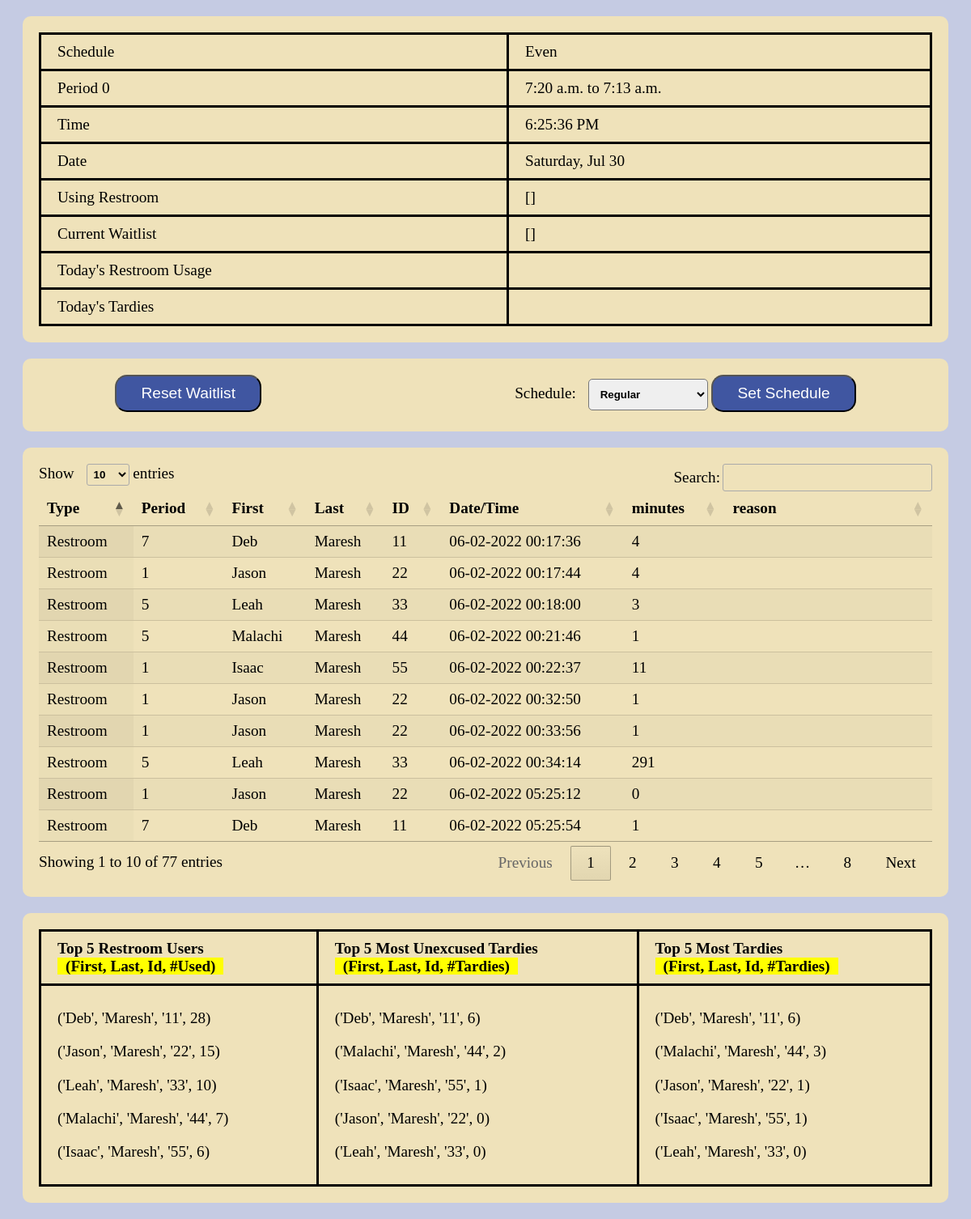
/dashboard (signed in), run on an earlier commit of the app's database.
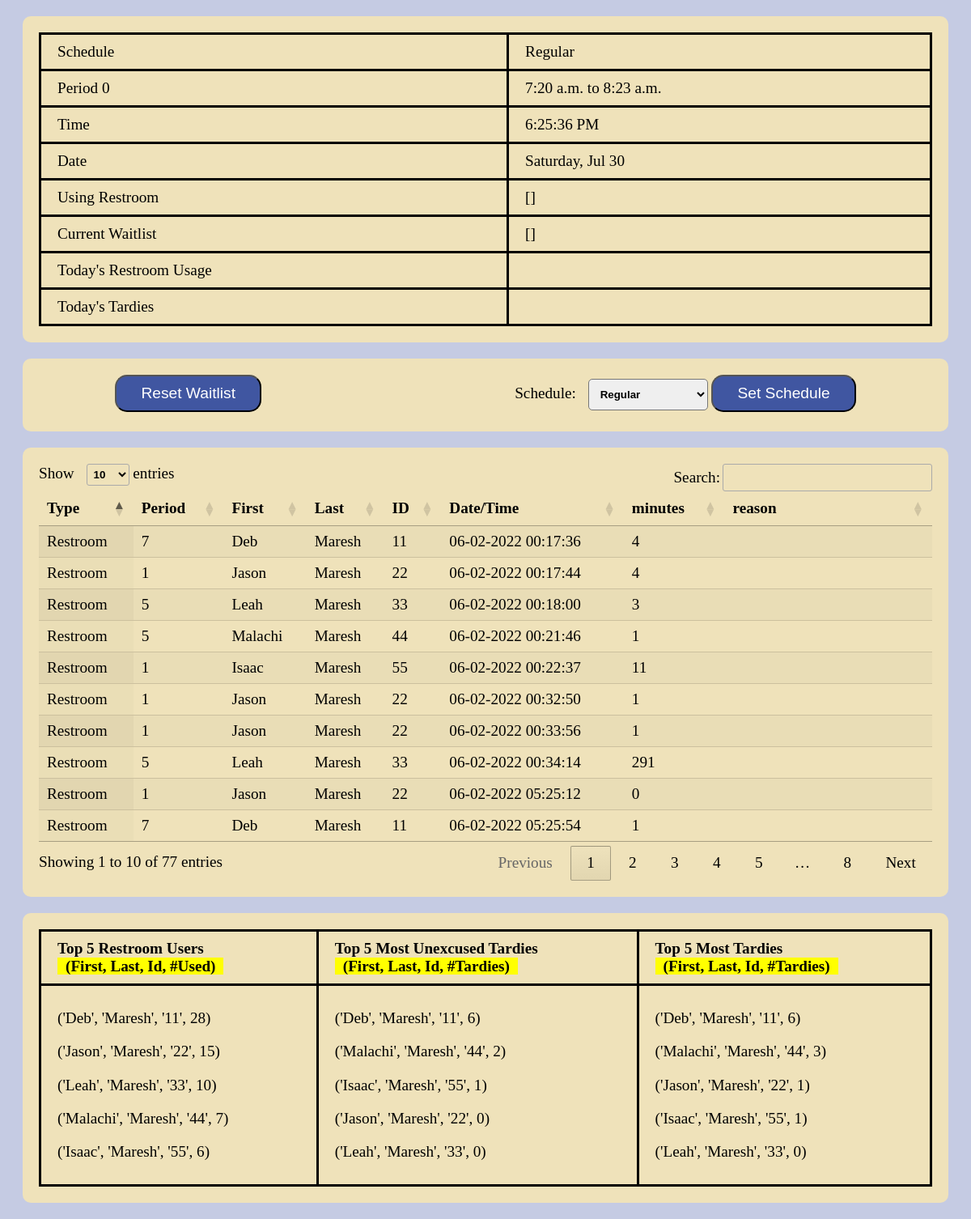
And on a later commit of the database.
### attendance/models.py (models this page shows)
class Schedule (models.Model):
    id = models.AutoField(primary_key=True)
    schedule_name = models.CharField(max_length=20)
    active = models.BooleanField()
    period_0 = models.CharField(max_length=20)
    period_1 = models.CharField(max_length=20)
    period_2 = models.CharField(max_length=20)
    period_3 = models.CharField(max_length=20)
    period_4 = models.CharField(max_length=20)
    period_5 = models.CharField(max_length=20)
    period_6 = models.CharField(max_length=20)
    period_7 = models.CharField(max_length=20)
    period_8 = models.CharField(max_length=20)

### attendance/views.py (the view)
# urls.py: path("dashboard", views.dashboard, name="dashboard"),
@login_required
def dashboard(request):
    period = get_current_period()
    start = datetime.strptime(getattr(Schedule.objects.get(active = True), period[0]), '%H:%M:%S').replace(month = datetime.now().month, day = datetime.now().day, year=datetime.now().year)  - timedelta(minutes=7)
    finish = datetime.strptime(getattr(Schedule.objects.get(active = True), period[1]), '%H:%M:%S').replace(month = datetime.now().month, day = datetime.now().day, year=datetime.now().year)
    finish_time = finish - timedelta(minutes=7)
    if period[2] == True:
        finish_time = finish
    start_time = start + timedelta(minutes=7)
    startdate = datetime.today()-timedelta(hours=8)
    records = Bathroom.objects.filter(time_out__gt = startdate).order_by('-time_out')
    tardyRecords = AttendanceRecord.objects.filter(timestamp__gt = startdate).order_by('-timestamp')
    numUnexTardies = []
    numTardies = []
    numBath = []
    for student in Student.objects.all():
        numUnexTardies.append((student.first, student.last, student.student_id, len(AttendanceRecord.objects.filter(student=student, excused=False))))
        numTardies.append((student.first, student.last, student.student_id, len(AttendanceRecord.objects.filter(student=student))))
        numBath.append((student.first, student.last, student.student_id, len(Bathroom.objects.filter(student=student))))
    numUnexTardies = sorted(numUnexTardies, key=lambda i:i[3], reverse=True)
    numTardies = sorted(numTardies, key=lambda i:i[3], reverse=True)
    numBath = sorted(numBath, key=lambda i:i[3], reverse=True)
    currentWaitlist = []
    for record in Waitlist.objects.all():
        currentWaitlist.append(record.student.first)
    bathDate = {}
    for record in Bathroom.objects.all():
        bathDate[record] = record.time_out.strftime("%m-%d-%Y  %H:%M:%S")
    tardyDate = {}
    for record in AttendanceRecord.objects.all():
        tardyDate[record] = record.timestamp.strftime("%m-%d-%Y  %H:%M:%S")
    return render(request, 'dashboard.html',{
        "tardyRecords": tardyRecords,
        "numUnexTardies": numUnexTardies[0:5],
        "numTardies": numTardies[0:5],
        "numBath": numBath[0:5],
        "tardies": AttendanceRecord.objects.all(),
        "bathroom": Bathroom.objects.all(),
        "timeSpent":datetime.now() - start_time > timedelta(minutes = 60),
        "waitlist": currentWaitlist,
        "records": records,
        "startdate":startdate.date,
        "hour": datetime.now().hour,
        "minute": datetime.now().minute,
        "schedule": Schedule.objects.get(active=True).schedule_name,
        "recordz": Record.objects.filter(timestamp__range = [start,finish]),
        "period": get_current_period(),
        "period_number": get_current_period()[0][-1],
        "start": start_time.time,
        "finish": finish_time.time,
        "using_restroom": students_using_restroom(),
        "options": Schedule.objects.all(),
        "bathDate": bathDate,
        "tardyDate": tardyDate
    })

### attendance/views.py (called while the page is built)
def get_current_period():
    now = datetime.now()
    is_max = False
    period = ['period_0', 'period_1', 'period_2', 'period_3', 'period_4', 'period_5', 'period_6', 'period_7', 'period_8']
    for i in range(9):
        then = datetime.strptime(getattr(Schedule.objects.get(active = True), period[i]), '%H:%M:%S').replace(month = datetime.now().month, day = datetime.now().day, year=datetime.now().year)  - timedelta(minutes=7)
        max = datetime.strptime(getattr(Schedule.objects.get(active = True), period[8]), '%H:%M:%S').replace(month = datetime.now().month, day = datetime.now().day, year=datetime.now().year)  - timedelta(minutes=7)
        if now < then:
            if then == max:
                is_max = True
            return [period[i-1], period[i], is_max]
    return ['period_0', 'period_1', is_max]

### attendance/templates/dashboard.html (shortened to what this page needs)
{% extends 'layout.html' %}
{% load static %}
{% block head %}
    <link href="{% static 'dashboard/style.css' %}" rel="stylesheet">
    <link rel="stylesheet" type="text/css" href="https://cdn.datatables.net/1.12.1/css/jquery.dataTables.css">
{% endblock %}
{% block body %}
<div  class="info-container" >
    <table class="info-table">
        <tr>
            <td>Schedule</td>
            <td>{{schedule}}</td>
        </tr>
        <tr>
            <td>Period {{period_number}}</td>
            <td>{{start}} to {{finish}}</td>
        </tr>
        <tr>
            <td>Time</td>
            <td id = "time"></td>
        </tr>
        <tr>
            <td>Date</td>
            <td id = "date"></td>
        </tr>
        <tr>
            <td>Using Restroom </td>
            <td>{{using_restroom}}</td>
        </tr>
        <tr>
            <td>Current Waitlist </td>
            <td>{{waitlist}}</td>
        </tr>
        <tr>
            <td>Today's Restroom Usage</td>
            <td>
            </td>
        </tr>
        <tr>
            <td>Today's Tardies</td>
            <td>
            </td>
        </tr>
    </table>
</div>
<div class="select">
    <div class="reset-container"
        <form action="{% url 'reset'%}" method="post">
            <input class="bttn choice" type="submit" value="Reset Waitlist">
    </div>
    <div class="schedule-container">
        <form action="{% url 'schedule'%}" method="post">
            <label for="cars">Schedule:</label>
            <select name="schedule">
                {% for schedule in options %}
                    <option value = {{schedule.schedule_name}}>{{schedule.schedule_name}}</option>
                {% endfor %}
            </select>
            <input class="bttn choice" type="submit" value="Set Schedule">
        </form>
    </div>
</div>
<div class="filter-table-container">
    <table id="filter-table" class="display">
        <thead>
            <tr>
                <th>Type</th>
                <th>Period</th>
                <th>First</th>
                <th>Last</th>
                <th>ID</th>
                <th>Date/Time</th>
                <th>minutes</th>
                <th>reason</th>
            </tr>
        </thead>
        <tbody>
            {% for record, date in bathDate.items %}
            <tr>
                <td>Restroom</td>
                <td>{{record.student.period}}</td>
                <td>{{record.student.first}}</td>
                <td>{{record.student.last}}</td>
                <td>{{record.student.student_id}}</td>
                <td>{{date}}</td>
                <td> {{record.minutes}}</td>
                <td></td>
            </tr>
            {% endfor %}
        </tbody>
    </table>
</div>
<div class = "top5-container">
    <table class="top5-table">
        <thead>
            <th> Top 5 Restroom Users<br><span>(First, Last, Id, #Used)</span></th>
            <th> Top 5 Most Unexcused Tardies<br><span>(First, Last, Id, #Tardies)</span></th>
            <th> Top 5 Most Tardies<br><span>(First, Last, Id, #Tardies)</span></th>
        </thead>
        <tbody>
            <tr>
                <td>
                    {% for i in numBath%}
                        <p>{{i}}</p>
                    {% endfor %}
                </td>
                <td>
                    {% for i in numUnexTardies%}
                        <p>{{i}}</p>
                    {% endfor %}
                </td>
                <td>
                    {% for i in numTardies%}
                        <p>{{i}}</p>
                    {% endfor %}
                </td>
            </tr>
        </tbody>
    </table>
</div>
{% endblock %}

What changed in the data, as far as the page shows it:
no longer on this page (row edited): Schedule: schedule_name "Even"
now on this page (row edited): Schedule: schedule_name "Regular"
Also different on the page:
{{ finish }}: "7:13 a.m." → "8:23 a.m."
